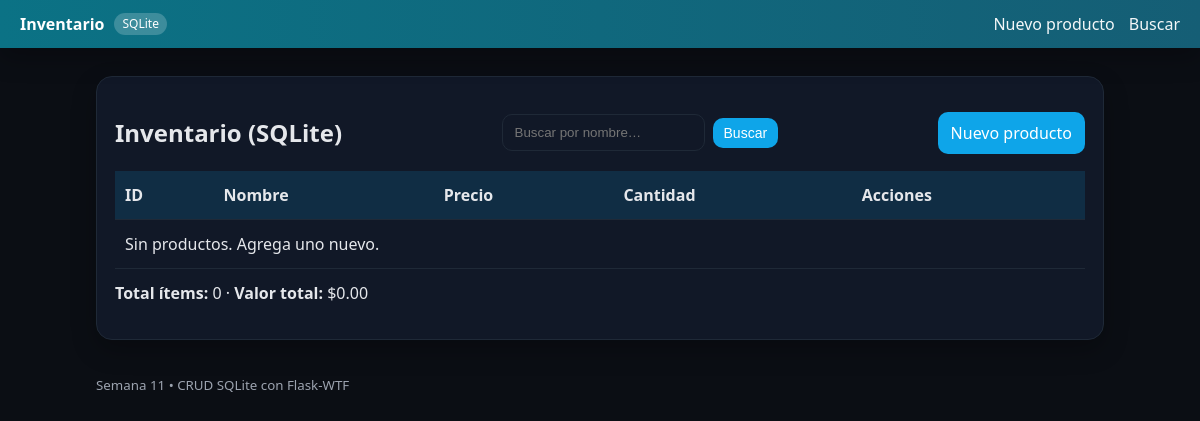
Before: / with the older database file.
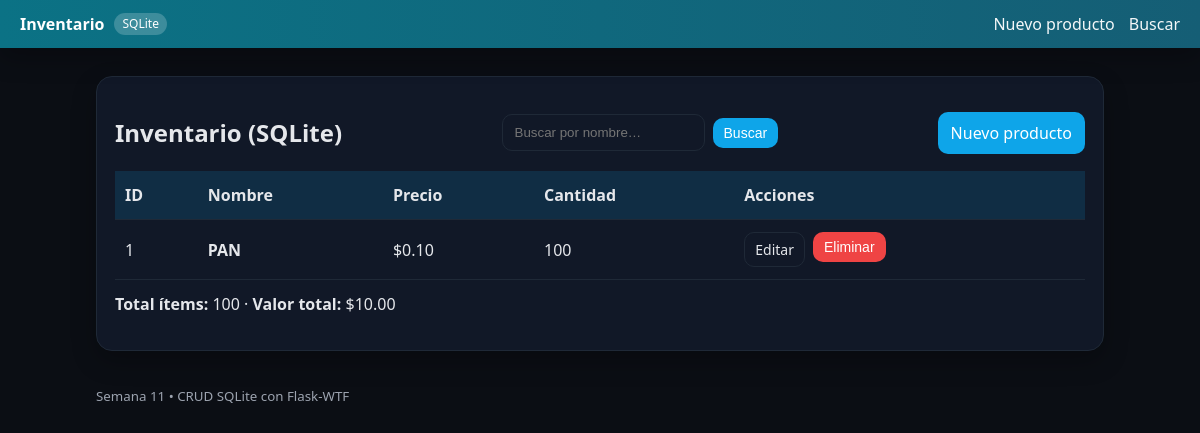
After: the same page with the newer database file.
### tables this page shows
CREATE TABLE productos(
            id INTEGER PRIMARY KEY AUTOINCREMENT,
            nombre TEXT NOT NULL,
            cantidad INTEGER NOT NULL CHECK(cantidad>=0),
            precio REAL NOT NULL CHECK(precio>=0)
        );

### app.py (the view)
@app.route("/")
def home():
    with get_conn() as conn:
        filas = conn.execute("SELECT id,nombre,precio,cantidad FROM productos ORDER BY id").fetchall()
    total_items = sum(p["cantidad"] for p in filas)
    total_valor = sum(p["cantidad"] * p["precio"] for p in filas)
    return render_template("index.html",
                           productos=filas,
                           total_items=total_items,
                           total_valor=total_valor,
                           delete_form=DeleteForm(),
                           titulo="Inventario (SQLite)")

### app.py
class DeleteForm(FlaskForm):
    enviar = SubmitField("Eliminar")

### app.py (called while the page is built)
def get_conn():
    conn = sqlite3.connect(DB_PATH)
    conn.row_factory = sqlite3.Row
    return conn

### templates/index.html (shortened to what this page needs)
{% extends "base.html" %}
{% block content %}
<section class="card">
  <div class="card__header">
    <h2>Inventario (SQLite)</h2>
    <form class="searchbar" action="{{ url_for('buscar') }}" method="get">
      <input class="input" type="text" name="q" placeholder="Buscar por nombre…" value="{{ q or '' }}">
      <button class="btn btn-primary btn-small" type="submit">Buscar</button>
    </form>
    <a class="btn btn-primary" href="{{ url_for('nuevo') }}">Nuevo producto</a>
  </div>
  <div class="table-wrapper">
    <table class="table">
      <thead>
        <tr>
          <th>ID</th><th>Nombre</th><th>Precio</th><th>Cantidad</th><th>Acciones</th>
        </tr>
      </thead>
      <tbody>
        {% if productos %}
          {% for p in productos %}
          <tr>
            <td>{{ p.id }}</td>
            <td class="text-strong">{{ p.nombre }}</td>
            <td>${{ '%.2f'|format(p.precio) }}</td>
            <td>{{ p.cantidad }}</td>
            <td class="actions">
              <a class="btn btn-small" href="{{ url_for('editar', pid=p.id) }}">Editar</a>
              <form method="POST" action="{{ url_for('eliminar', pid=p.id) }}" onsubmit="return confirm('¿Eliminar {{p.nombre}}?')">
                <button class="btn btn-danger btn-small">Eliminar</button>
              </form>
            </td>
          </tr>
          {% endfor %}
        {% else %}
          <tr><td colspan="5">Sin productos. Agrega uno nuevo.</td></tr>
        {% endif %}
      </tbody>
    </table>
  </div>
  <p style="margin-top:12px">
    <strong>Total ítems:</strong> {{ total_items }}
    ·
    <strong>Valor total:</strong> ${{ '%.2f'|format(total_valor) }}
  </p>
</section>
{% endblock %}

### templates/base.html (shortened to what this page needs)
<!doctype html>
<html lang="es">
  <head>
    <link rel="stylesheet" href="{{ url_for('static', filename='styles.css') }}">
  </head>
  <body>
    <nav class="navbar">
      <div class="brand">
        <a class="brand__title" href="{{ url_for('home') }}">Inventario</a>
        <span class="chip">SQLite</span>
      </div>
      <div class="navlinks">
        <a href="{{ url_for('nuevo') }}">Nuevo producto</a>
        <a href="{{ url_for('buscar') }}">Buscar</a>
      </div>
    </nav>
    <main class="container">
      {% block content %}{% endblock %}
    </main>
    <footer class="footer">
      <small>Semana 11 • CRUD SQLite con Flask-WTF</small>
    </footer>
  </body>
</html>

### static/styles.css (style rules this page uses)
:root { --bg:#0b0e14; --surface:#111827; --text:#e5e7eb; --muted:#9ca3af; --primary:#0ea5e9; --danger:#ef4444; --border:#1f2937; --shadow:0 10px 24px rgba(0,0,0,.25); }
* { box-sizing:border-box }
body { margin:0; font:16px/1.5 system-ui,Segoe UI,Roboto,Arial; background:var(--bg); color:var(--text) }
.container { max-width:1040px; margin:28px auto; padding:0 16px }
.navbar { position:sticky;top:0;display:flex;justify-content:space-between;align-items:center; padding:12px 20px;background:linear-gradient(90deg,#0b7285,#155e75);box-shadow:var(--shadow) }
.brand { display:flex;gap:10px;align-items:center }
.brand__title { color:#fff;text-decoration:none;font-weight:700 }
.chip { background:rgba(255,255,255,.2);color:#fff;padding:2px 8px;border-radius:999px;font-size:12px }
.navlinks { display:flex;gap:14px }
.navlinks a { color:#fff;text-decoration:none;opacity:.95 }
.footer { max-width:1040px;margin:32px auto;padding:0 16px;color:var(--muted) }
.card { background:var(--surface);border:1px solid var(--border);border-radius:16px;padding:18px;box-shadow:var(--shadow);margin-bottom:18px }
.card__header { display:flex;align-items:center;gap:10px;justify-content:space-between;flex-wrap:wrap }
.input { width:100%;padding:10px 12px;border-radius:10px;background:transparent;color:var(--text);border:1px solid var(--border) }
.btn { display:inline-flex;align-items:center;justify-content:center;padding:8px 12px;border-radius:10px;border:1px solid var(--border); color:var(--text);background:transparent;cursor:pointer;text-decoration:none;transition:.15s }
.btn-primary { background:var(--primary);color:#fff;border-color:transparent }
.btn-danger { background:var(--danger);color:#fff;border-color:transparent }
.btn-small { padding:6px 10px;font-size:14px }
.table-wrapper { overflow:auto }
.table { width:100%;border-collapse:collapse }
.table th,.table td { padding:12px 10px;border-bottom:1px solid var(--border);vertical-align:middle }
.table thead th { background:rgba(14,165,233,.15);text-align:left }
.text-strong { font-weight:600 }
.actions { display:flex;gap:8px }
.actions form { display:inline }
.searchbar { display:flex;gap:8px;align-items:center }

Changed rows visible on the page:
added productos: id "1", nombre "PAN", precio "0.10", cantidad "100"
Other visible differences:
{{ total_items }}: "0" → "100"
{{ '%.2f'|format(total_valor) }}: "0.00" → "10.00"
text no longer shown: "Sin productos. Agrega uno nuevo."
